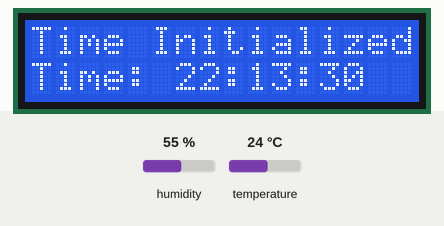
This sketch was run on a simulated Arduino Uno, built with avr-gcc and run on an emulated ATmega328P. Parts: 16×2 character LCD. The inputs (shaded band) are chosen by the test bench; at power-on: humidity 55 %, temperature 24 °C. The local clock reads 2024-03-15 10:24:30 at power-on unless the sketch sets it; EEPROM starts erased.

Above: at 0.2 s.
At 3.2 s:
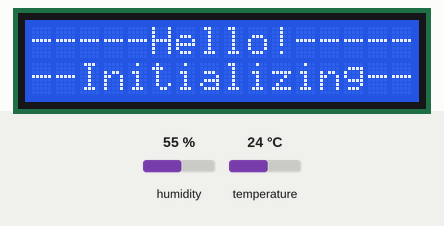
At 8.3 s:
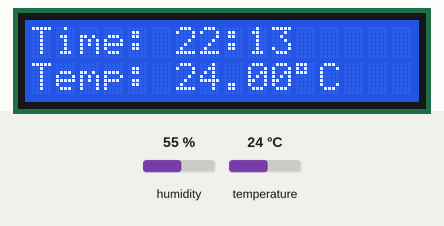
At 30.1 s:
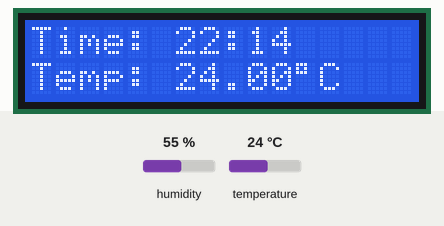
At 90.1 s:
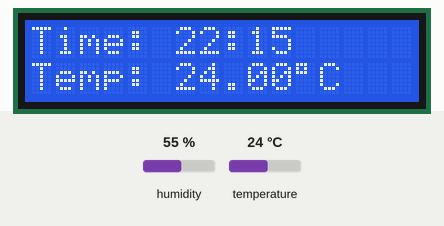

Measured:
- what the display in image 1 shows lasts 5.0 s, from 3.2 s to 8.2 s
- what the display in image 2 shows lasts 21.8 s, from 8.2 s to 30.0 s
- what the display in image 3 shows lasts 60.0 s, from 30.0 s to 90.0 s

The sketch:

LCD_and_Temp_Sensor.ino
```cpp
//IMPORTANT: RUN Initialize_EEPROM_before_first_run.ino FIRST BEFORE REUPLOADING THIS SKETCH TO ENSURE TIME INITIALIZATION
//Wiring: SDA to A4, SCL to A5
//I2C Addresses: 0x3F (LCD), 0x40 (HTU21D) 0x68 (DS3231 RTC & Temp), 0x57 (DS3231 EEPROM)

#include <Arduino.h>
#include <EEPROM.h>
#include <uRTCLib.h>
#include <Wire.h>
#include <SdFat.h>
#include <LiquidCrystal_I2C.h>
#include <SparkFunHTU21D.h>

// struct to check for time initialization
struct checkInitialized {
  bool firstRun;
};

checkInitialized initStruct;

int checkInitializedAddr = 0;  //address for checkInitialized struct

HTU21D myHumidity;

LiquidCrystal_I2C lcd(0x3F, 16, 2);  //Set I2C Address of the LCD, Character Length, and Available Row
uRTCLib rtc(0x68);                   //Set I2C Address of the DS3231 RTC

char buffer[6] = "";  //buffer for sprintf function, so we can print like printf
float humd;           //set variable for humidity calculation, needed for sensor calibration
float temp;           //set variable for temperature calculation, needed for sensor calibration

void setup() {
  // put your setup code here, to run once:
  //Serial.begin(9600);
  URTCLIB_WIRE.begin();
  lcd.begin();
  EEPROM.get(checkInitializedAddr, initStruct);
  if (initStruct.firstRun == true) {
    lcd.clear();
    lcd.setCursor(0, 0);
    lcd.print("First Run");
    // Get compile time
    const char* compileTime = __TIME__;
    const char* compileDate = __DATE__;

    // Parse hours, minutes and seconds from compileTime
    int hour = atoi(compileTime);
    int minute = atoi(compileTime + 3);
    int second = atoi(compileTime + 6);

    // Parse year, month and day from compileDate
    char month[4];
    int day, year;
    sscanf(compileDate, "%s %d %d", month, &day, &year);
    year = year-2000; //needed because the uRTCLib only support 2 letter year from 2000

    // Convert month to number
    int monthNumber;
    if (strcmp(month, "Jan") == 0) monthNumber = 1;
    else if (strcmp(month, "Feb") == 0) monthNumber = 2;
    else if (strcmp(month, "Mar") == 0) monthNumber = 3;
    else if (strcmp(month, "Apr") == 0) monthNumber = 4;
    else if (strcmp(month, "May") == 0) monthNumber = 5;
    else if (strcmp(month, "Jun") == 0) monthNumber = 6;
    else if (strcmp(month, "Jul") == 0) monthNumber = 7;
    else if (strcmp(month, "Aug") == 0) monthNumber = 8;
    else if (strcmp(month, "Sep") == 0) monthNumber = 9;
    else if (strcmp(month, "Oct") == 0) monthNumber = 10;
    else if (strcmp(month, "Nov") == 0) monthNumber = 11;
    else if (strcmp(month, "Dec") == 0) monthNumber = 12;

    // Manually adjust the time for upload delay
    int uploadDelayInSeconds = 10;  // Change this to the number of seconds you want to add
    second += uploadDelayInSeconds;

    // Calculate day of the week (1=Sunday, 7=Saturday)
    int weekday = dayOfWeek(year, monthNumber, day);

    // Set the time and date
    rtc.set(second, minute, hour, weekday, day, monthNumber, year);
    initStruct.firstRun = false;
    EEPROM.put(checkInitializedAddr, initStruct);
    lcd.clear();
    lcd.setCursor(0, 0);
    lcd.print("Time Initialized");
    rtc.refresh();
    sprintf(buffer, "%02u:%02u:%02u", rtc.hour(), rtc.minute(), rtc.second());
    lcd.setCursor(0, 1);
    lcd.print("Time: ");
    lcd.setCursor(6, 1);
    lcd.print(buffer);
    delay(3000);
  }
  rtc.refresh();
  sprintf(buffer, "%02u:%02u", rtc.hour(), rtc.minute());

  myHumidity.begin();
  humd = myHumidity.readHumidity();
  temp = myHumidity.readTemperature();

  lcd.setBacklight(31);
  lcd.setCursor(0, 0);
  lcd.print("-----Hello!-----");
  lcd.setCursor(0, 1);
  lcd.print("--Initializing--");
  delay(5000);

  lcd.clear();

  lcd.setCursor(0, 0);
  lcd.print("Time: ");
  lcd.setCursor(6, 0);
  lcd.print(buffer);
  lcd.setCursor(0, 1);
  lcd.print("Temp: ");
  lcd.setCursor(6, 1);
  lcd.print(temp);
  lcd.setCursor(11,1);
  lcd.print((char)223);
  lcd.setCursor(12,1);
  lcd.print("C");
}

int dayOfWeek(int y, int m, int d) {
  static int t[] = { 0, 3, 2, 5, 0, 3, 5, 1, 4, 6, 2, 4 };
  y -= m < 3;
  return (y + y / 4 - y / 100 + y / 400 + t[m - 1] + d) % 7 + 1;
}

void loop() {
  // put your main code here, to run repeatedly:
  rtc.refresh();
  if (rtc.second() % 15 == 0) { //set interval every 15 seconds, because second mod 15 equals to 0
    sprintf(buffer, "%02u:%02u", rtc.hour(), rtc.minute());  //2 digits unsigned integer with 0 padding to the left (uint8_t is an unsigned integer, so using u and not d)
    lcd.setCursor(6, 0);
    lcd.print(buffer);
    //temp = bmp.readTemperature()-1.5;
    //temp = (rtc.temp() / 100);
    lcd.setCursor(6, 1);

    humd = myHumidity.readHumidity();
    temp = myHumidity.readTemperature();
    lcd.print(temp);
    lcd.setCursor(11,1);
    lcd.print((char)223);
    lcd.setCursor(12,1);
    lcd.print("C");
    /*Serial.print(buffer);
    Serial.print(" ");
    Serial.println(temp);
    Serial.println(""); */
  }
}
```
